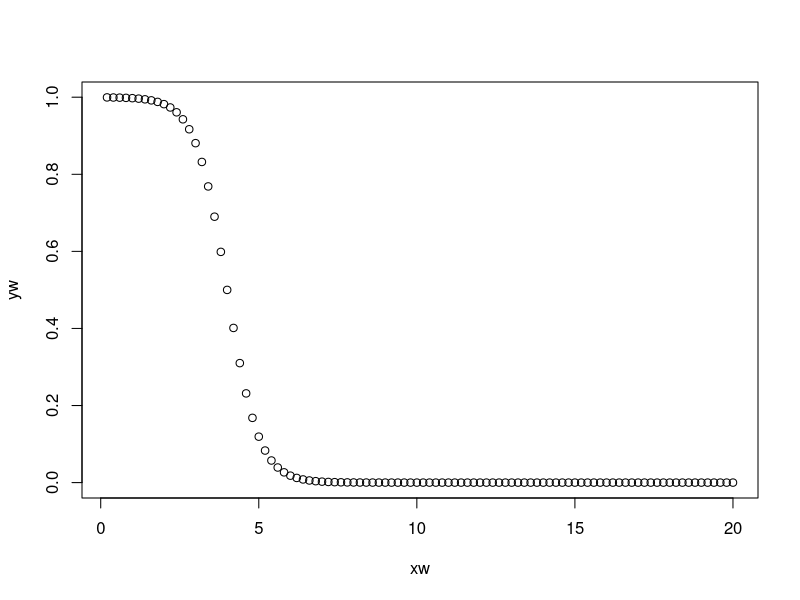

Generate this figure with R:
## ---- chunk 1
knitr::opts_chunk$set(echo = TRUE)
## ---- chunk 2
f_RZ<- function (t,y0,a,k) {
  ## logistische Wachstumsfunktion verwendet-
  ret <- 1 - 1/( 1+  exp(-k*(t-a)) *(1/y0 - 1)  )
  return(ret)
}


f_RZ(0.1,0.5,4,2)
f_RZ(4,0.5,4,2)
f_RZ(20,0.5,4,2)

## 
xw <- 1:100
xw <- xw*0.2

yw <- f_RZ(xw,0.5,4,2)

plot(x=xw,y=yw)

## ---- chunk 3
tm <- c(1,10,4,20)
yreak <- c(0.9,0.1,0.42,0.04)

## ---- chunk 4
datareak <- data.frame(tm,yreak)
knitr::kable(
  datareak, booktabs = TRUE,
  align=c('r','r'),
  caption = 'Reaktionszeit fuzzifiziert '
)
## ---- chunk 5
E_RZ <- function (y0,a,k,t_D,y_D) {
  ### quadratische Einzelfehler berechnen
  quadfehler <- (f_RZ(t_D,y0,a,k) - y_D)^2
  ### quadratische Einzelfehler summieren
  ret <- sum(quadfehler) 
  return (ret)
}

E_RZ(y0=0.5,a=4,k=2,t_D=tm,y_D=yreak)

